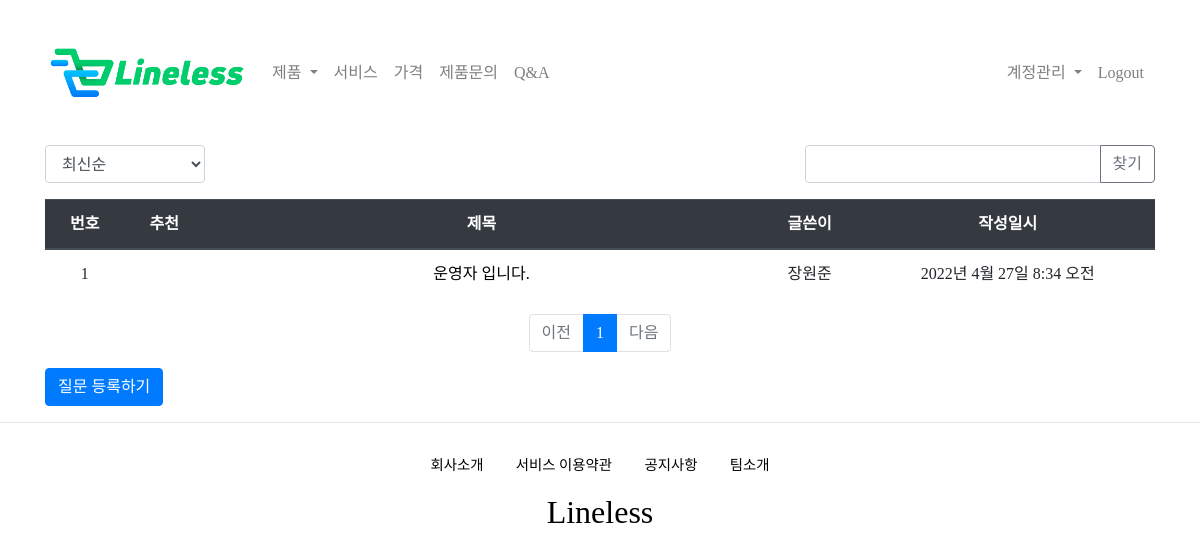
Page /questions/ (signed in) on the committed database.
### questionapp/models.py (models this page shows, shortened)
class Question(models.Model):
    modify_date = models.DateTimeField(null=True, blank=True)
    author = models.ForeignKey(User, on_delete=models.CASCADE, null=True, related_name = 'author_question')
    subject = models.CharField(max_length=200)
    content = models.TextField()
    create_date = models.DateTimeField()
    voter = models.ManyToManyField(User, related_name = 'voter_question')

### profileapp/models.py (models this page shows)
class Profile(models.Model):
    user = models.OneToOneField(User, on_delete=models.CASCADE, related_name='profile')
    image = models.ImageField(upload_to='profile/', null=True)
    nickname = models.CharField(max_length=20, unique=True, null=False)

### questionapp/views.py (the view, shortened to what this page needs)
# urls.py: path('', index, name='index'),
def index(request):
    page = request.GET.get('page', '1')
    kw = request.GET.get('kw', '')
    so = request.GET.get('so', 'recent')
    if so == 'recommend':
        question_list = Question.objects.annotate(num_voter=Count('voter')).order_by('-num_voter', '-create_date')
    elif so == 'popular':
        question_list = Question.objects.annotate(num_answer=Count('answer')).order_by('-num_answer', '-create_date')
    else:  # recent
        question_list = Question.objects.order_by('-create_date')
    paginator = Paginator(question_list, 10)
    page_obj = paginator.get_page(page)
    context = {'question_list' : page_obj, 'page': page, 'kw': kw, 'so': so}
    return render(request, 'questionapp/question_list.html', context)

### questionapp/templatetags/question_filter.py (called while the page is built)
@register.filter
def sub(value, arg):
    return value - arg

### questionapp/templates/questionapp/question_list.html (shortened to what this page needs)
{% extends 'base.html' %}
{% load question_filter %}
{% block content %}
{% load static %}
<div class="container my-3">
    <div class="row justify-content-between my-3">
        <div class="col-2">
            <select class="form-control so">
                <option value="recent" {% if so == 'recent' %}selected{% endif %}>최신순</option>
            </select>
        </div>
        <div class="col-4 input-group">
            <input type="text" class="form-control kw" value="{{ kw|default_if_none:'' }}">
            <div class="input-group-append">
                <button class="btn btn-outline-secondary" type="button" id="btn_search">찾기</button>
            </div>
        </div>
    </div>
    <table class="table">
        <thead>
        <tr class="text-center thead-dark">
            <th>번호</th>
            <th>추천</th>
            <th style="width:50%">제목</th>
            <th>글쓴이</th>
            <th>작성일시</th>
        </tr>
        </thead>
        <tbody>
        {% if question_list %}
        {% for question in question_list %}
        <tr class="text-center">
            <td>{{ question_list.paginator.count|sub:question_list.start_index|sub:forloop.counter0|add:1 }}</td>
            <td>
            </td>
            <td class="text-center">
                <a href="{% url 'questionapp:detail' question.id %}">
                    {{ question.subject }}
                </a>
            </td>
            <td>{{ question.author.profile.nickname }}</td>
            <td>{{ question.create_date }}</td>
        </tr>
        {% endfor %}
        {% else %}
        <tr>
            <td colspan="3">질문이 없습니다.</td>
        </tr>
        {% endif %}
        </tbody>
    </table>
    <ul class="pagination justify-content-center">
        {% if question_list.has_previous %}
        <li class="page-item">
            <a class="page-link" data-page="{{ question_list.previous_page_number }}" href="#">이전</a>
        </li>
        {% else %}
        <li class="page-item disabled">
            <a class="page-link" tabindex="-1" aria-disabled="true" href="#">이전</a>
        </li>
        {% endif %}
        {% for page_number in question_list.paginator.page_range %}
        {% if page_number >= question_list.number|add:-5 and page_number <= question_list.number|add:5 %}
            {% if page_number == question_list.number %}
            <li class="page-item active" aria-current="page">
                <a class="page-link" data-page="{{ page_number }}" href="#">{{ page_number }}</a>
            </li>
            {% endif %}
        {% endif %}
        {% endfor %}
        {% if question_list.has_next %}
        <li class="page-item">
            <a class="page-link" data-page="{{ question_list.next_page_number }}" href="#">다음</a>
        </li>
        {% else %}
        <li class="page-item disabled">
            <a class="page-link" tabindex="-1" aria-disabled="true" href="#">다음</a>
        </li>
        {% endif %}
    </ul>
    <a href="{% url 'questionapp:question_create' %}" class="btn btn-primary">
        질문 등록하기
    </a>
</div>
{% endblock %}

### static/base.css (style rules this page uses)
a { color: black; }

### rows in the picture
Question: paginator.count|sub "1", subject "운영자 입니다.", author.profile.nickname "장원준", create_date "2022년 4월 27일 8:34 오전"

### other values in the picture
{{ page_number }} "1"
